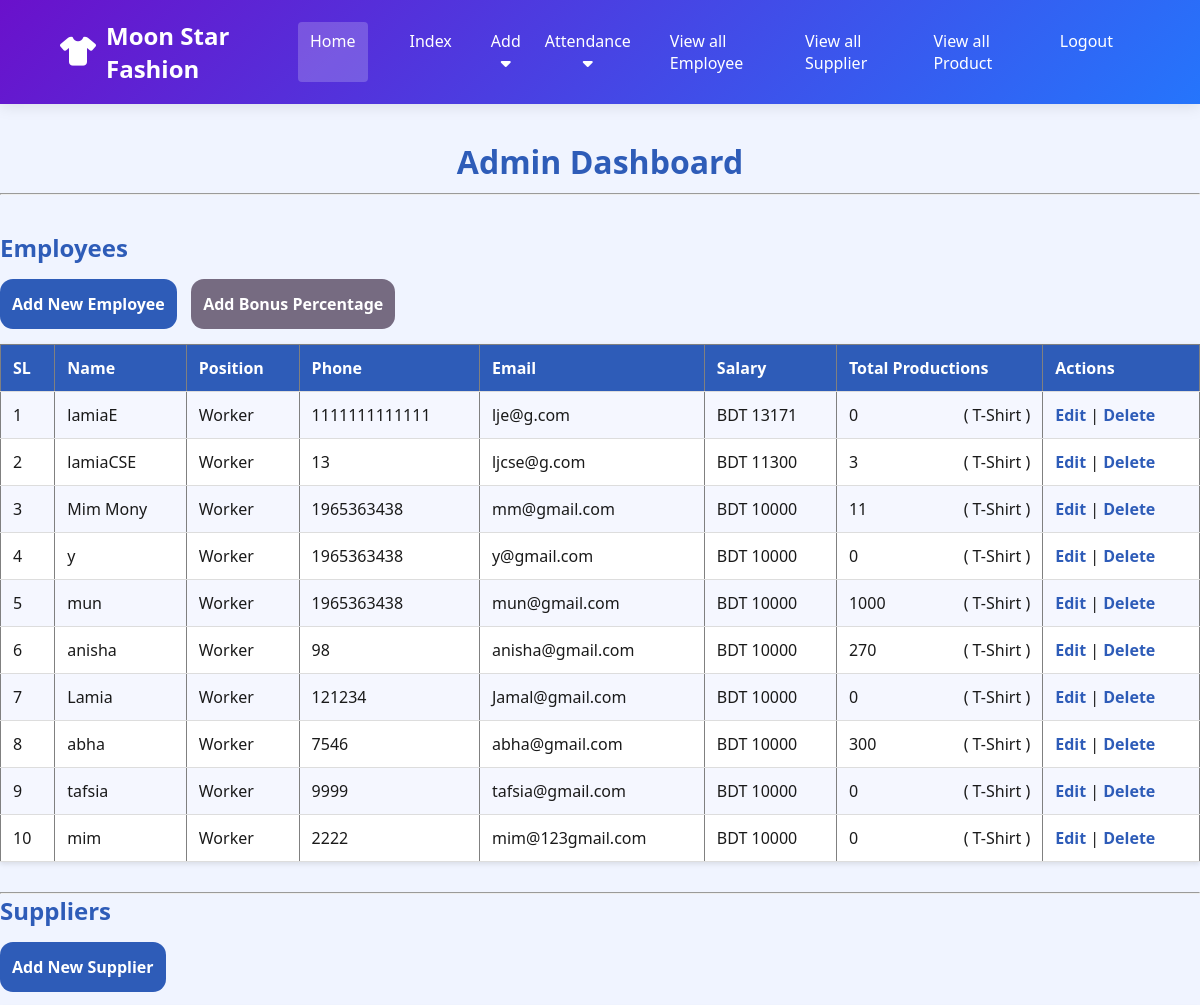
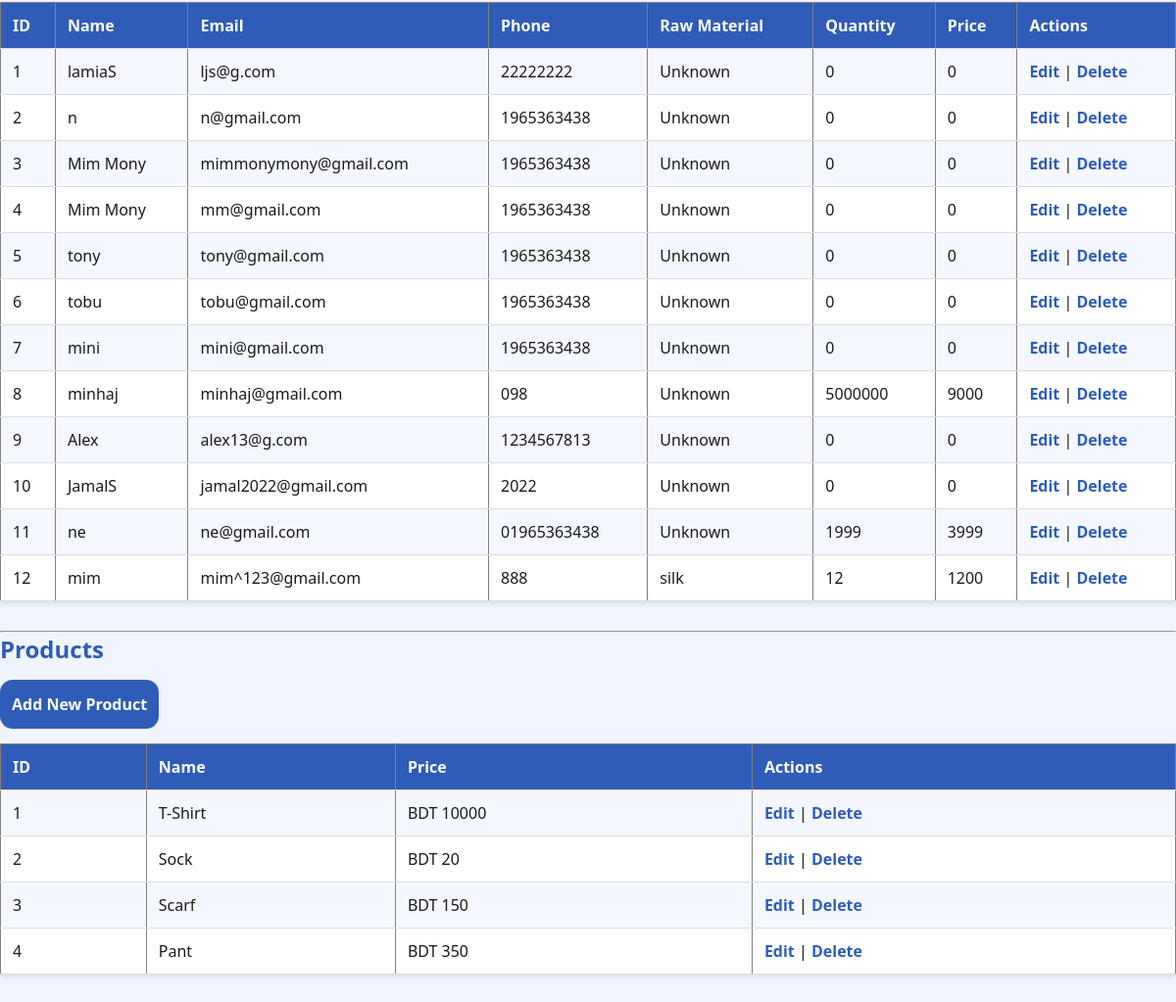
The page /admin-redirect/ (signed in) on the database its author committed (2 pictures, top to bottom).
### fms/models.py (models this page shows)
class Employee(models.Model):
    sl=models.AutoField(primary_key=True,auto_created=True)
    name=models.CharField(max_length=20)
    email=models.EmailField(max_length=20)
    position = models.CharField(max_length=10, default='Worker')
    phone=models.IntegerField()
    salary = models.IntegerField(default=10000)
    password = models.CharField(max_length=128, null=True, blank=True)
    bonus_percentage = models.DecimalField(max_digits=5, decimal_places=2, default=0)

class Product(models.Model):
    sl=models.AutoField(primary_key=True,auto_created=True)
    name=models.CharField(max_length=20)
    price=models.IntegerField(default=1000)

class Supplier(models.Model):
    sl = models.AutoField(primary_key=True)
    name = models.CharField(max_length=50)
    email = models.EmailField(unique=True)
    password = models.CharField(max_length=128, default="changeme123")
    phone = models.CharField(max_length=15)
    address = models.CharField(max_length=255, default="Unknown")
    Raw_Material = models.CharField(default="Unknown", max_length=50)
    Quantity = models.IntegerField(null=True, blank=True, default=0)
    Price = models.IntegerField(default=0)

### fms/views.py (the view)
# urls.py: path('admin-redirect/', views.admin_redirect, name='admin_redirect'),
@login_required(login_url='admin_login')
def admin_redirect(request):
    if request.user.is_authenticated and request.user.is_staff:
        employees = Employee.objects.annotate(total_production=Sum('production__quantity'))
        return render(request, 'employee_list.html', {
            'employees': employees,
            'suppliers': Supplier.objects.all(),
            'products': Product.objects.all()
        })
    return redirect('admin_login')

### fms/templates/employee_list.html (shortened to what this page needs)
<!DOCTYPE html>
<html lang="en">
<head>
    <link rel="stylesheet" href="https://cdnjs.cloudflare.com/ajax/libs/font-awesome/6.4.0/css/all.min.css">
</head>
<body>
    <nav class="navbar">
    <div class="logo">
        <i class="fas fa-tshirt"></i>
        <span>Moon Star Fashion</span>
    </div>
    <div class="nav-links">
        <a href="{% url 'employee_list' %}" class="nav-link active">Home</a>
        <a href="{% url 'index' %}" class="nav-link">Index</a>
        <div class="dropdown">
            <button class="dropbtn">Add <i class="fa fa-caret-down"></i></button>
        </div>
                <div class="dropdown">
            <button class="dropbtn">Attendance <i class="fa fa-caret-down"></i></button>
        </div>
        <a href="#emp" class="nav-link">View all Employee</a>
        <a href="#sup" class="nav-link">View all Supplier</a>
        <a href="#pro" class="nav-link">View all Product</a>
        <a href="{% url 'admin_logout' %}" class="nav-link">Logout</a>
    </div>
    </nav>
    <br><br>
    <h1 style="text-align: center;">Admin Dashboard</h1><hr><br><br>
    <h2 id="emp">Employees</h2>
    <a href="{% url 'employee_add' %}" class="btn">Add New Employee</a>
    <a href="{% url 'employee_bonus' %}" class="btn" style ="background-color: #766b81;">Add Bonus Percentage</a>
    <table border="1" cellpadding="10">
    <tr>
        <th>SL</th>
        <th>Name</th>
        <th>Position</th>
        <th>Phone</th>
        <th>Email</th>
        <th>Salary</th>
        <th>Total Productions</th>
        <th>Actions</th>
    </tr>
    {% for emp in employees %}
    <tr>
        <td>{{ emp.sl }}</td>
        <td>{{ emp.name }}</td>
        <td>{{ emp.position }}</td>
        <td>{{ emp.phone }}</td>
        <td>{{ emp.email }}</td>
        <td>BDT {{ emp.salary }}</td>
        <td>{{ emp.total_production|default:0 }}
            <p style="float: right;">( {{ products.0.name }} )</p>
        </td>
        <td>
        <a href="{% url 'employee_edit' emp.sl %}" class="btnED">Edit</a> |
        <a href="{% url 'employee_delete' emp.sl %}" onclick="return confirm('Delete this employee?');" class="btnED">Delete</a>
        </td>
    </tr>
    {% endfor %}
    </table><hr>
    <h2 id="sup">Suppliers</h2>
    <a href="{% url 'supplier_add' %}" class="btn">Add New Supplier</a>
    <table border="1" cellpadding="10">
        <tr>
            <th>ID</th>
            <th>Name</th>
            <th>Email</th>
            <th>Phone</th>
            <th>Raw Material</th>
            <th>Quantity</th>
            <th>Price</th>
            <th>Actions</th>
        </tr>
        {% for sup in suppliers %}
        <tr>
            <td>{{ sup.sl }}</td>
            <td>{{ sup.name }}</td>
            <td>{{ sup.email }}</td>
            <td>{{ sup.phone }}</td>
            <td>{{ sup.Raw_Material }}</td>
            <td>{{ sup.Quantity }}</td>
            <td>{{ sup.Price }}</td>
            <td>
                <a href="{% url 'supplier_edit' sup.sl %}" class="btnED" >Edit</a> |
                <a href="{% url 'supplier_delete' sup.sl %}" onclick="return confirm('Delete this supplier?');" class="btnED">Delete</a>
            </td>
        </tr>
        {% endfor %}
    </table><hr>
    <h2 id="pro">Products</h2>
    <a href="{% url 'product_add' %}" class="btn">Add New Product</a>
    <table border="1" cellpadding="10">
        <tr>
            <th>ID</th>
            <th>Name</th>
            <th>Price</th>
            <th>Actions</th>
        </tr>
        {% for prod in products %}
        <tr>
            <td>{{ prod.sl }}</td>
            <td>{{ prod.name }}</td>
            <td>BDT {{ prod.price }}</td>
            <td>
                <a href="{% url 'product_edit' prod.sl %}" class="btnED">Edit</a> |
                <a href="{% url 'product_delete' prod.sl %}" onclick="return confirm('Delete this product?');" class="btnED">Delete</a>
            </td>
        </tr>
        {% endfor %}
    </table>
</body>
</html>

### fms/templates/employee_list.html (style rules this page uses)
* { margin: 0; padding: 0; box-sizing: border-box; font-family: 'Segoe UI', Tahoma, Geneva, Verdana, sans-serif; }
.navbar { display: flex; justify-content: space-between; align-items: center; padding: 1.2rem 5%; background: linear-gradient(135deg, #6a11cb 0%, #2575fc 100%); color: white; box-shadow: 0 2px 15px rgba(0, 0, 0, 0.1); position: sticky; top: 0; z-index: 100; }
.nav-links { display: flex; }
.nav-link { color: white; text-decoration: none; margin: 0 15px; font-weight: 500; transition: all 0.3s ease; padding: 8px 12px; border-radius: 4px; }
.nav-link:hover, .nav-link.active { background-color: rgba(255, 255, 255, 0.2); }
.logo { display: flex; align-items: center; font-size: 1.5rem; font-weight: 700; }
.logo i { margin-right: 10px; font-size: 1.8rem; }
body { font-family: Arial, sans-serif; background-color: #f0f4ff; color: #1a1a1a; }
h1, h2 { color: #2e5cb8; margin-bottom: 10px; scroll-margin-top: 130px; }
a.btn { display: inline-block; background-color: #2e5cb8; color: white; padding: 014px 12px; margin: 5px 0 15px 0; text-decoration: none; border-radius: 13px; font-weight: bold; transition: background-color 0.3s ease; margin-right: 10px; align-items: center ; }
table { width: 100%; border-collapse: collapse; margin-bottom: 30px; background-color: white; box-shadow: 0 2px 5px rgba(0,0,0,0.1); }
th, td { text-align: left; padding: 12px; border-bottom: 1px solid #ddd; }
th { background-color: #2e5cb8; color: white; }
tr:nth-child(even) { background-color: #f5f7ff; }
table a { color: #2e5cb8; text-decoration: none; font-weight: bold; }
.dropdown { position: relative; }
.dropbtn { background: none; border: none; color: white; font-weight: 500; font-size: 1rem; padding: 8px 12px; border-radius: 4px; cursor: pointer; }

### rows shown on the page
Employee: sl "1", name "lamiaE", position "Worker", phone "1111111111111", email "lje@g.com", salary "13171", total_production "0"
Product: name "T-Shirt", sl "1", price "10000"
Employee: sl "2", name "lamiaCSE", position "Worker", phone "13", email "ljcse@g.com", salary "11300", total_production "3"
Employee: sl "3", name "Mim Mony", position "Worker", phone "1965363438", email "mm@gmail.com", salary "10000", total_production "11"
Employee: sl "4", name "y", position "Worker", phone "1965363438", email "y@gmail.com", salary "10000", total_production "0"
Employee: sl "5", name "mun", position "Worker", phone "1965363438", email "mun@gmail.com", salary "10000", total_production "1000"
Employee: sl "6", name "anisha", position "Worker", phone "98", email "anisha@gmail.com", salary "10000", total_production "270"
Employee: sl "7", name "Lamia", position "Worker", phone "121234", email "Jamal@gmail.com", salary "10000", total_production "0"
Employee: sl "8", name "abha", position "Worker", phone "7546", email "abha@gmail.com", salary "10000", total_production "300"
Employee: sl "9", name "tafsia", position "Worker", phone "9999", email "tafsia@gmail.com", salary "10000", total_production "0"
Employee: sl "10", name "mim", position "Worker", phone "2222", email "mim@123gmail.com", salary "10000", total_production "0"
Supplier: sl "1", name "lamiaS", email "ljs@g.com", phone "22222222", Raw_Material "Unknown", Quantity "0", Price "0"
Supplier: sl "2", name "n", email "n@gmail.com", phone "1965363438", Raw_Material "Unknown", Quantity "0", Price "0"
Supplier: sl "3", name "Mim Mony", email "mimmonymony@gmail.com", phone "1965363438", Raw_Material "Unknown", Quantity "0", Price "0"
Supplier: sl "4", name "Mim Mony", email "mm@gmail.com", phone "1965363438", Raw_Material "Unknown", Quantity "0", Price "0"
Supplier: sl "5", name "tony", email "tony@gmail.com", phone "1965363438", Raw_Material "Unknown", Quantity "0", Price "0"
Supplier: sl "6", name "tobu", email "tobu@gmail.com", phone "1965363438", Raw_Material "Unknown", Quantity "0", Price "0"
Supplier: sl "7", name "mini", email "mini@gmail.com", phone "1965363438", Raw_Material "Unknown", Quantity "0", Price "0"
Supplier: sl "8", name "minhaj", email "minhaj@gmail.com", phone "098", Raw_Material "Unknown", Quantity "5000000", Price "9000"
Supplier: sl "9", name "Alex", email "alex13@g.com", phone "1234567813", Raw_Material "Unknown", Quantity "0", Price "0"
Supplier: sl "10", name "JamalS", email "jamal2022@gmail.com", phone "2022", Raw_Material "Unknown", Quantity "0", Price "0"
Supplier: sl "11", name "ne", email "ne@gmail.com", phone "01965363438", Raw_Material "Unknown", Quantity "1999", Price "3999"
Supplier: sl "12", name "mim", email "mim^123@gmail.com", phone "888", Raw_Material "silk", Quantity "12", Price "1200"
Product: sl "2", name "Sock", price "20"
Product: sl "3", name "Scarf", price "150"
Product: sl "4", name "Pant", price "350"
